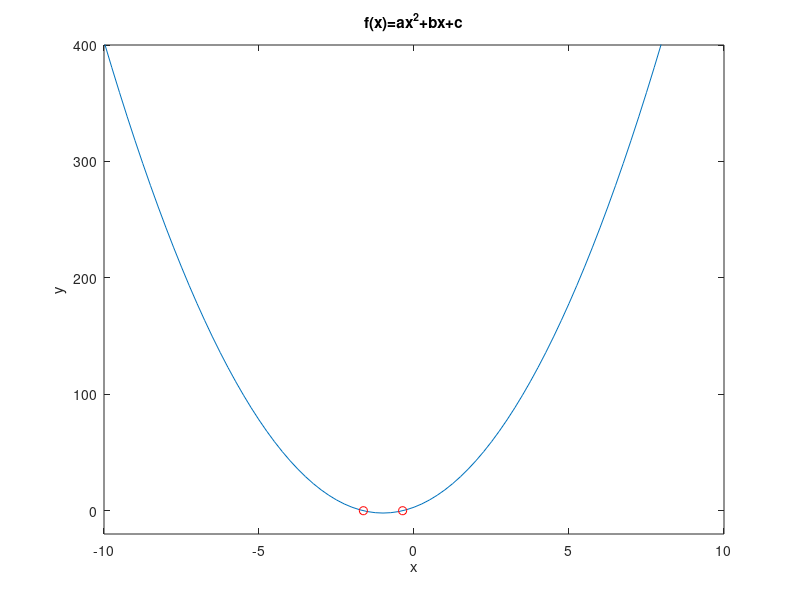

This figure's MATLAB source:
a=5;
b=10;
c=3;
delta=b^2-4*a*c;
x1=((-b)+ delta^0.5)/(2*a);
x2=((-b)- delta^0.5)/(2*a);
y=[];
int=1;
for x=-10:0.25:10
    y(int)=a*x^2+b*x+c;
    int=int+1;
end
x=-10:0.25:10;
plot(x,y);
ylim([-20 400]);
hold on;
plot(x1,0,'or');
plot(x2,0,'or');
title('f(x)=ax^2+bx+c');
xlabel('x');
ylabel('y');
